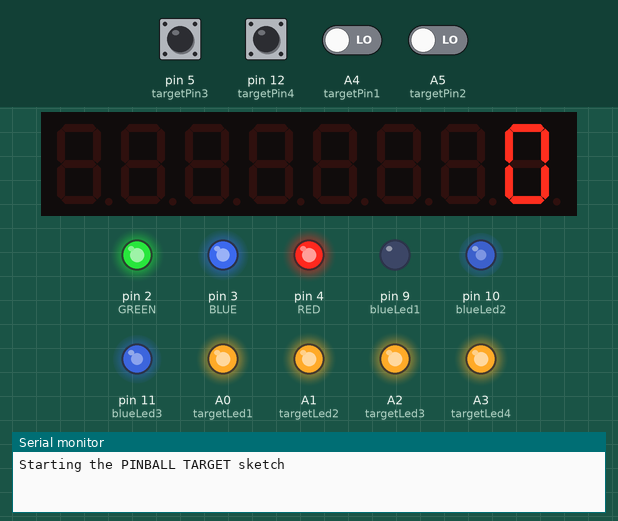
Recording of a sketch running on a simulated Arduino Uno, built with avr-gcc and run on an emulated ATmega328P. Shown: 8-digit seven-segment display, output pins drawn as LEDs (lit = HIGH), the last lines printed to the serial monitor. Wiring (inferred from the names in the program): MAX7219 LED driver: data pin 6; clock pin 8; CS pin 7. Dashed ring = blinking. The inputs (shaded band) are chosen by the test bench; at power-on: A4 (targetPin1), A5 (targetPin2), pin 5 (targetPin3), pin 12 (targetPin4) LOW. Pins used as bus, display or sensor lines are not drawn.

Above: at 1.2 s.
1.3 s: pin 5 (targetPin3) pulsed HIGH 2 times (0.12 s each, 0.3 s apart)
At 1.65 s:
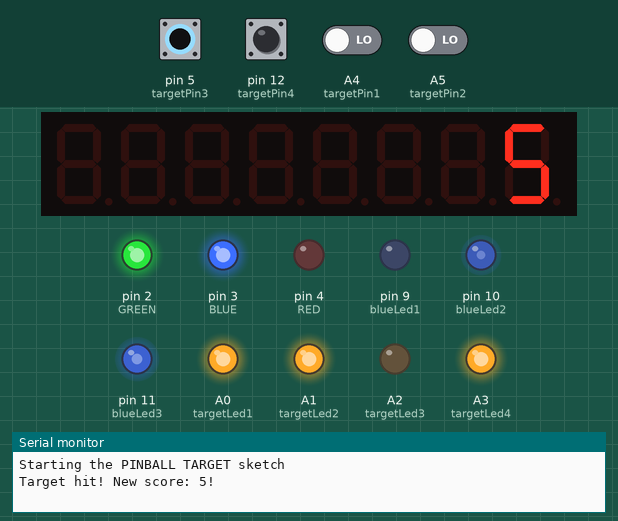
At 2.25 s:
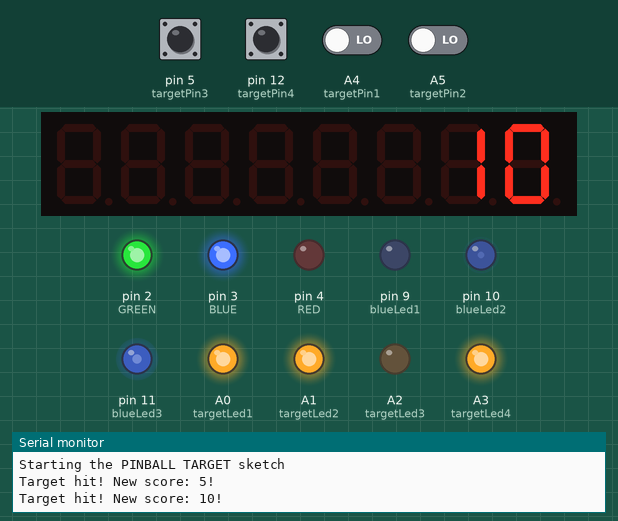
3.9 s: pin 12 (targetPin4) pulsed HIGH 2 times (0.12 s each, 0.3 s apart)
At 4.36 s:
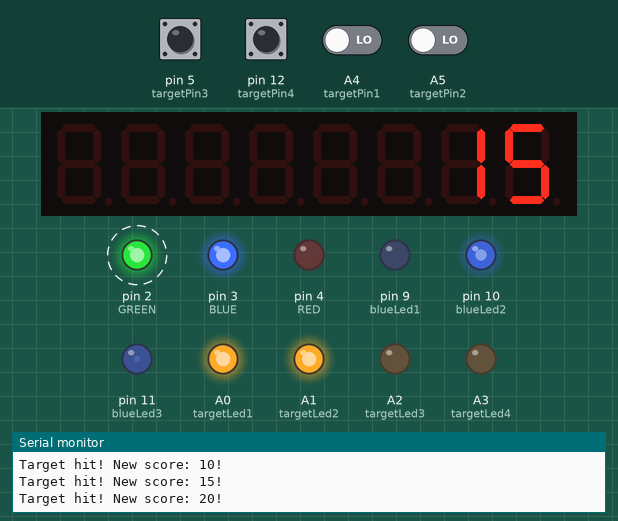
Timing chart, 0 to 18.4 s (numbered marks = the images above; inputs shaded):
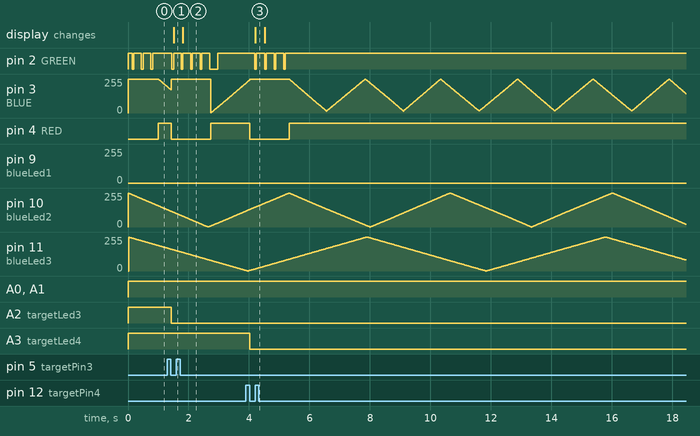

The sketch:

pinballtargets_w_score_and_lights.ino
```cpp
/*
 * Asteroid X Pinball v0.1
 * 10.april 2017
 * Anders Holm
 */

#define MAX7219_DIN 6  // set up for the display
#define MAX7219_CS  7
#define MAX7219_CLK 8

#define targetCount 4   // set up the number of targets in the target set

#define targetLed1 A0
#define targetLed2 A1
#define targetLed3 A2
#define targetLed4 A3

#define targetPin1 A4
#define targetPin2 A5
#define targetPin3 5
#define targetPin4 12

#define GREEN 2
#define BLUE 3
#define RED 4
#define blueLed1 9
#define blueLed2 10
#define blueLed3 11

// define function for LED fade
#define fadeDefault 0
#define fadeTargetHit 1
// State Variable for LED fucntion
byte LEDfunction = fadeTargetHit;
int orangefadetime = 1000;                       // Run the new fade this long
unsigned long previousOrangeFadeMillis = 0;      // The clock time in millis()
unsigned long howLongItsBeen;                   // A calculated value


#define blueLedcount 3   // set up the total number of Led in the Led set

struct blueled
{                                             // See corresponding table below
  byte blueLedPin;                            // A
  byte blueLedfadedirection;                  // B
  int blueLedVal;                             // C
  int blueLedfadeInterval;                    // D
  unsigned long previousblueLedFadeMillis;    // E
};
                                //    A      B  C  D  E
blueled blueleds[blueLedcount] = {{blueLed1, 0, 0, 5, 0}
                                 ,{blueLed2, 0, 0, 10, 0}
                                 ,{blueLed3, 0, 0, 15, 0}
};

//The RGB LEDS
#define UP 0                                // define directions for rgb LED fade
#define DOWN 1
byte fadeDirection = UP;                    // State Variable for rgb Fade Direction
int redVal = 0;
int greenVal = 0;
int blueVal = 0;
int fadeInterval = 10;                // delaytime between led value increments
unsigned long previousFadeMillis;    // millis() timing Variable, just for fading

struct target
{
  byte detectPin;
  byte ledPin;
  byte hit;
  byte state;
  byte laststate;
};

const int debugInterval = 10;           // number of millisecs between serial prints, for debugging
unsigned long previuosdebug = 0;        // for debugging using serial

const int debounceinterval = 10;        // switch debounce, number of millisecs between checks
unsigned long previuosdebounce = 0;

uint16_t score;       //this is where score is put

target targets[targetCount] = {{targetPin1,targetLed1, 0, 0, 0}
                              ,{targetPin2,targetLed2, 0, 0, 0}
                              ,{targetPin3,targetLed3, 0, 0, 0}
                              ,{targetPin4,targetLed4, 0, 0, 0}
};


// the setup function runs once when you press reset or power the board
void setup() {

  Serial.begin(9600);
  Serial.println("Starting the PINBALL TARGET sketch");  // to know what sketch is running

  pinMode(targetLed1, OUTPUT);
  pinMode(targetLed2, OUTPUT);
  pinMode(targetLed3, OUTPUT);
  pinMode(targetLed4, OUTPUT);
  pinMode(targetPin1, INPUT);
  pinMode(targetPin2, INPUT);
  pinMode(targetPin3, INPUT);
  pinMode(targetPin4, INPUT);
  pinMode(GREEN, OUTPUT);
  pinMode(BLUE, OUTPUT);
  pinMode(RED, OUTPUT);
  pinMode(blueLed1, OUTPUT);
  pinMode(blueLed3, OUTPUT);
  pinMode(blueLed2, OUTPUT);

  initialiseMAX7219();
  output(0x0f, 0x00);    //display test register - test mode off
  output(0x0c, 0x01);    //shutdown register - normal operation
  output(0x0b, 0x07);    //scan limit register - display digits 0 thru 7
  output(0x0a, 0x0f);    //intensity register - max brightness
  output(0x09, 0xff);    //decode mode register - CodeB decode all digits
  output(0x08, 0x0c);    //digit 7 (leftmost digit) data
  output(0x07, 0x0b);
  output(0x06, 0x0d);
  output(0x05, 0x0e);
  output(0x04, 0x08);
  output(0x03, 0x07);
  output(0x02, 0x06);
  output(0x01, 0x05); //digit 0 (rightmost digit) data
 }


// the loop function runs over and over again forever
void loop()
{
  CheckTargets();
  redrawTargets();
  checkAllTargets();
  displayScore(score);
  unsigned long currentMillis = millis();
  RGBled(currentMillis);
  RGBledOrangeFade(currentMillis);
  blueLEDpulse(currentMillis);
  UpdateLEDs();

  howLongItsBeen = millis() - previousOrangeFadeMillis;
         if ( howLongItsBeen >= orangefadetime ) {
              LEDfunction = fadeDefault;    //runs all the time unnless button is pushed
         }else{
              LEDfunction = fadeTargetHit;   //change fade function
         }

  //debug();            // serial print for debugging
}


void debug(){
if (millis() - previuosdebug >= debugInterval) {
   Serial.print("score: ");
   Serial.print(score);
   Serial.print("     redVal: ");
   Serial.print(redVal);
   Serial.print("     greenVal: ");
   Serial.print(greenVal);
   Serial.print("     blueVal: ");
   Serial.println(blueVal);
previuosdebug += debugInterval;   }
}


//
void UpdateLEDs(){
                analogWrite( RED, 255 - redVal );
                analogWrite( GREEN, 255 - greenVal );
                analogWrite( BLUE, 255 - blueVal );
}

//This shows the score variable on the 8-digit display
void displayScore(int score)
{
  //calculate number of digits
  String myString = String(score);
  int numberOfDigits = myString.length();
    //clear unused digits
    for (int i = 8; i > numberOfDigits; i--)
    {
      output(i, 0x0F);
    }

    //write digits to the display
    for (int i = 1; i <= numberOfDigits; i++)
    {
      output(i, myString[numberOfDigits-i]);
    }
} //end of score display


//This checks if targets are hit
void CheckTargets() {
if (millis() - previuosdebounce >= debounceinterval) {              // Delay a little bit to avoid switch bouncing
          for(int i = 0; i < targetCount; i++) {
          targets[i].state = digitalRead(targets[i].detectPin);     // read the switch input pin
                 if(targets[i].state != targets[i].laststate) {    // Compare the switch state to its previous state
                    if (targets[i].state == HIGH) {                // if switch is pressed
                    } else {                                        // else, when switch is released
                      targets[i].hit = 1;                           // mark as target is hit
                      score += 5;                                   // and add points
                      Serial.print("Target hit! "); Serial.print("New score: "); Serial.print(score); Serial.print("!");Serial.println();
                      previousOrangeFadeMillis = millis();          // to start the rgb led orange fade
                    }
                  targets[i].laststate = targets[i].state;          // save the current state as the last state, for next time through the loop
                  }
          }   //end for loop
previuosdebounce += debounceinterval;
}   //end if debounce
}   //end CheckTargets function


void redrawTargets() {
  for(int i = 0; i < targetCount; i++)                    // targets that are hit, have value 1
    digitalWrite(targets[i].ledPin, 1-targets[i].hit);    // and will not have lights
}

void dimTargets() {
  for(int i = 0; i < targetCount; i++)                    // all values set to low
    digitalWrite(targets[i].ledPin, LOW);                 // all targets off
}

void checkAllTargets() {                                  // checking if all targets are hit
  for(int i = 0; i < targetCount; i++)
    if(targets[i].hit == 0)
      return;
    score += 200;                                         // add a bonus
    Serial.print("..and 200 Bonus! New score: "); Serial.println(score);
    for(int i = 0; i < targetCount; i++)           // reset all target values to zero
    targets[i].hit = 0;                            // this makes redrawtargets() show all targets again
    blinkTargets();

}

void blinkTargets() {
previousOrangeFadeMillis = millis();        // to start the rgb led orange fade
    for(int i = 0; i < 5; i++)
  {
    redrawTargets();
    delay(100);               // using delay for the blinking needs to be
    dimTargets();             // changed with blink-without-delay type code
    delay(100);               // when used in a complete pinball game.
  }
  redrawTargets();

}

void initialiseMAX7219() {              //  MAX7219 7-Segment LED Display
  digitalWrite(MAX7219_CS, HIGH);
  pinMode(MAX7219_DIN, OUTPUT);
  pinMode(MAX7219_CS, OUTPUT);
  pinMode(MAX7219_CLK, OUTPUT);
}

void output(byte address, byte data) {   //common routine to talkt o MAX7219
  digitalWrite(MAX7219_CS, LOW);
  shiftOut(MAX7219_DIN, MAX7219_CLK, MSBFIRST, address);
  shiftOut(MAX7219_DIN, MAX7219_CLK, MSBFIRST, data);
  digitalWrite(MAX7219_CS, HIGH);
}

// the blue led pulse fade function
void blueLEDpulse(unsigned long thisMillis) {
     for(int i = 0; i < blueLedcount; i++) {
              if (thisMillis - blueleds[i].previousblueLedFadeMillis >= blueleds[i].blueLedfadeInterval) {
                      if (blueleds[i].blueLedfadedirection == UP) {          // fading up
                      blueleds[i].blueLedVal += 1;
                      analogWrite(blueleds[i].blueLedPin, 255 - blueleds[i].blueLedVal);
                             if (blueleds[i].blueLedVal >= 255) {   // At max, limit and change direction
                                  blueleds[i].blueLedVal = 255;
                                  blueleds[i].blueLedfadedirection = DOWN;
                             }
                      } else {                             // if not up, then down
                      blueleds[i].blueLedVal -= 1;
                      analogWrite(blueleds[i].blueLedPin, 255 - blueleds[i].blueLedVal);
                              if (blueleds[i].blueLedVal <= 0 ) {
                                   blueleds[i].blueLedVal = 0;        // At min, limit and change direction
                                   blueleds[i].blueLedfadedirection = UP;
                              }
                      }
                  blueleds[i].previousblueLedFadeMillis = thisMillis;   // reset millis for the next iteration (fade timer only)
                } //end if thisMillis
     } //end for loop
}

// The RGB led set for default colors
void RGBled(unsigned long thisMillis) {
  if (LEDfunction == fadeDefault) {  //Only run this function if button is pushed
          if (thisMillis - previousFadeMillis >= fadeInterval) {
                        if (fadeDirection == UP) {
                                    redVal = 0;
                                    greenVal += 1;
                                    blueVal += 2;
                                    if (greenVal >= 120 && blueVal >= 240) { // At max, limit and change direction
                                      greenVal = 120;
                                      blueVal = 240;
                                      fadeDirection = DOWN;
                                    }
                        } else {   //if we aren't going up, we're going down, swopping increments here
                                    redVal = 0;
                                    greenVal -= 1;
                                    blueVal -= 2;
                                    if (greenVal <= 0 && blueVal <= 0) {
                                      greenVal = 0;         // At min, limit and change direction
                                      blueVal = 0;
                                      fadeDirection = UP;
                                    }
                         }
                      previousFadeMillis = thisMillis;   // reset millis for the next iteration (fade timer only)
                  }
    } // end if LEDfunction
}
// The RGB led set for target hit colors
void RGBledOrangeFade(unsigned long thisMillis) {
  if (LEDfunction == fadeTargetHit) {  //Only run this function if button is pushed
     if (thisMillis - previousFadeMillis >= fadeInterval) {
                  if (fadeDirection == UP) {
                              redVal = 255;
                              greenVal += 10;
                              blueVal = 0;
                              if (greenVal >= 150) { // At max, limit and change direction
                                greenVal = 150;
                                fadeDirection = DOWN;
                              }
                  } else {   //if we aren't going up, we're going down, swopping increments here
                              redVal = 255;
                              greenVal -= 10;
                              blueVal = 0;
                              if (greenVal <= 0) {
                                greenVal = 0;         // At min, limit and change direction
                                fadeDirection = UP;
                              }
                   }
                previousFadeMillis = thisMillis;   // reset millis for the next iteration (fade timer only)
            }

    } // end if LEDfunction
}
```

Measured:
- after the input at 1.3 s, pin 4 (RED): HIGH → LOW after 0.13 s, → HIGH 1.3 s later; pin 9 (blueLed1): stays 0/255 (without the input it goes to 17/255 after 2.6 s); A2 (targetLed3): HIGH → LOW after 0.12 s; the display: changes after 0.21 s (image 1)
- after the input at 3.9 s, the display: changes after 0.31 s (image 3)
- by itself, pin 2 (GREEN): alternates HIGH for 0.27 s and LOW for 0.05 s, 8 changes in all, then stays HIGH
